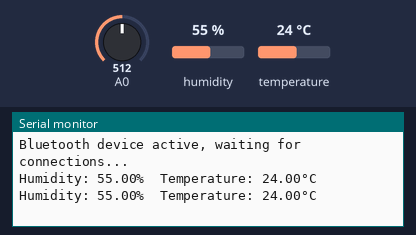
The sketch below on a simulated Arduino Nano 33 IoT. Shown: the last lines printed to the serial monitor. Inputs (shaded band) come from the test bench; at power-on: humidity 55 %, temperature 24 °C, A0 = 512. Nothing arrives over Bluetooth unless stated.

Above: at 1.8 s.
1.9 s: humidity set to 22 %
At 2.8 s:
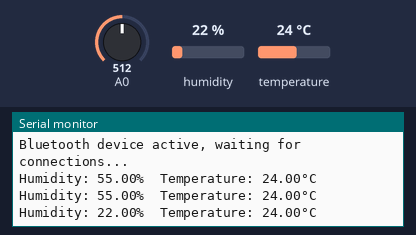
3.4 s: temperature set to 12 °C
At 4.7 s:
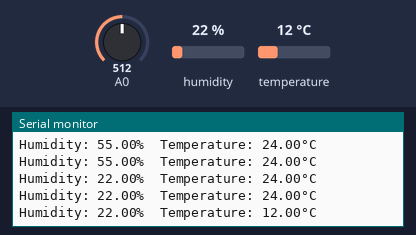
4.9 s: humidity set to 40 %
At 5.5 s:
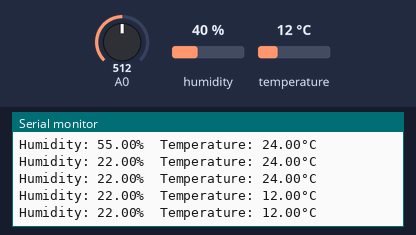
Timing chart, 0 to 7.9 s (numbered marks = the images above; inputs shaded):
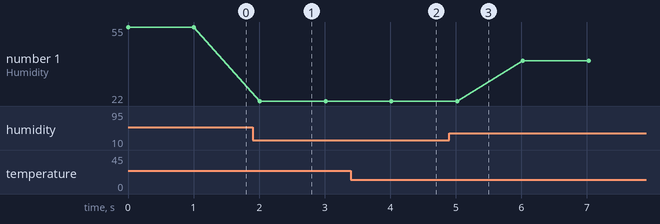

The sketch:

read_three_char_.ino
```cpp
#include <ArduinoBLE.h>
#include "DHT.h"

BLEService ledService("19B10010-E8F2-537E-4F6C-D104768A1214"); // create service

BLEFloatCharacteristic tempCharacteristic("19B10011-E8F2-537E-4F6C-D104768A1214", BLERead | BLENotify);
BLEFloatCharacteristic humidityCharacteristic("19B10012-E8F2-537E-4F6C-D104768A1214", BLERead | BLENotify);
BLEFloatCharacteristic turbidityCharacteristic("19B10013-E8F2-537E-4F6C-D104768A1214", BLERead | BLENotify);


DHT dht(2, DHT22);

void setup() {
  Serial.begin(9600);
//  while (!Serial); // enables bluetooth connectivity without having to open the serial monitor
  if (!BLE.begin()) {
    Serial.println("starting BLE failed!");
    while (1);
  }

BLE.setLocalName("WTNF");
BLE.setAdvertisedService(ledService);

ledService.addCharacteristic(tempCharacteristic);
ledService.addCharacteristic(humidityCharacteristic);
ledService.addCharacteristic(turbidityCharacteristic);


BLE.addService(ledService);

tempCharacteristic.writeValue(0.0);
humidityCharacteristic.writeValue(0.0);
turbidityCharacteristic.writeValue(0.0);

BLE.advertise();
Serial.println("Bluetooth device active, waiting for connections...");
dht.begin();
}

void loop() {

  BLE.poll(); // sees if any clients want to talk to us

  float h = dht.readHumidity();
  // Read temperature as Celsius (the default)
  float t = dht.readTemperature();

  int sensorValue = analogRead(A0);// read the input on analog pin 0:
  float voltage = sensorValue * (3.3 / 1024.0); // Convert the analog reading (which goes from 0 - 1023) to a voltage (0 - 5V):

  tempCharacteristic.writeValue(t);
  humidityCharacteristic.writeValue(h);
  turbidityCharacteristic.writeValue(voltage);

//  Serial.println(voltage)
  Serial.print(F("Humidity: "));
  Serial.print(h);
  Serial.print(F("%  Temperature: "));
  Serial.print(t);
  Serial.println(F("°C "));
  delay(1000);
}
```

Measured:
- after the input at 1.9 s, the serial monitor: prints a new line after 0.11 s (image 1)
- after the input at 3.4 s, the serial monitor: prints a new line after 0.62 s (image 2)
- plotted number 1: 55 → 22 after the input at 1.9 s, 22 → 40 after the input at 4.9 s
